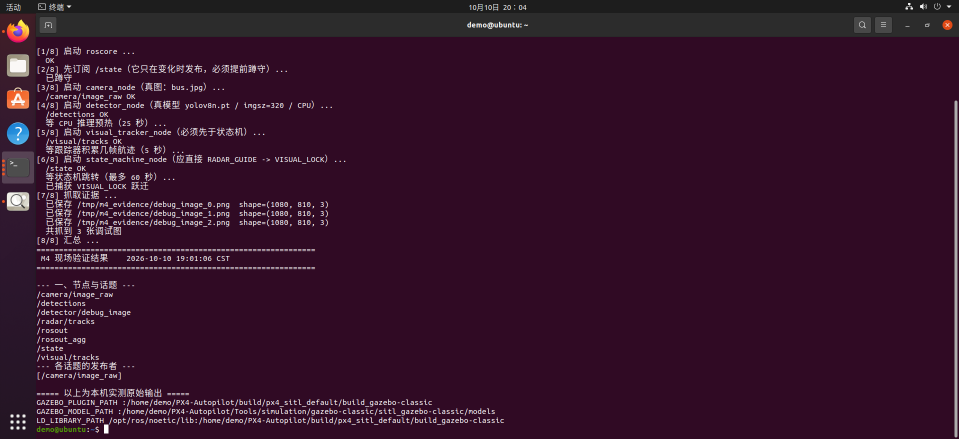
#> input picture test/M4_现场验证/证据/截图1_虚拟机终端_实跑全流程.png, 1918 x 878 px (shown at 1/2 size); its folder holds only this picture in this run
$ jupyter execute --allow-errors detector.ipynb   (shell and % lines are left out)
#> lines starting #> are read from the running program, lines starting #| are printed output that depends on the picture
### code/detector.py
"""模块 4：视觉检测（``/detector``）。

对应 ``design/函数接口.md`` 模块 4，含一个函数（签名严格照搬文档，不增删参数）：

- :func:`detect` —— YOLOv8/v11 目标检测。

设计约束
--------
- **空即正常**：图中无目标时返回 ``[]``，不视为错误——对应全链路
  「空 = 没目标（业务正常）、静默 = 故障」约定（设计原则第 5 条）。
  节点壳据此发布**空** ``Detections``（不静默）。
- **阶段化参数校验**：运行阶段统一在 ``config.py`` 读取（环境变量 ``UAV_STAGE``，默认 ``dev``）：
  - ``dev``     —— 参数非法直接抛 ``ValueError``，问题尽早暴露；
  - ``onboard`` —— 参数非法仅打印告警并返回 ``[]``，上机不因脏数据崩溃。
- **单帧无状态**：``detect`` 只处理当前帧，跨帧状态不驻留本模块
  （见《python代码移植到ros平台方法整理.md》8.1）。

范围说明
--------
本模块只提供**纯逻辑**（不依赖 ROS/``rospy``），便于单元测试；节点壳
（订阅 / 发布 / ``sensor_msgs/Image`` ↔ ``np.ndarray`` 转换）在
``scripts/detector_node.py`` 中完成。

模型加载
--------
``detect`` 的签名（文档定义）不含模型路径等参数，故模型等资源由
:func:`setup` 注入**:class:`YoloDetector` 实例**；模块级 :func:`detect`
是文档签名的便捷入口，委托给最近一次 ``setup`` 的实例。
节点应在 ``__init__`` 中 ``setup(...)`` 一次。

图像约定
--------
输入为 **BGR** 顺序的 ``np.ndarray``（H×W×3 或 H×W），与 ROS
``sensor_msgs/Image`` 的 ``bgr8`` 编码一致；ultralytics 原生接受该布局，
无需额外色彩空间转换。输出 ``bbox`` 统一为 ``(x, y, w, h)``（左上角 + 宽高），
而 ultralytics 原始输出为 ``xyxy``，本模块内部完成转换。
"""
from __future__ import annotations

import logging
import warnings
from typing import Optional

import numpy as np

from config import STAGE, ONBOARD  # noqa: F401  (STAGE 供使用方展示运行阶段)
from datatypes import DetectedTarget  # 统一用组长的类型名（见 M4交付说明/03 第 2 条）

__all__ = [
    "YoloDetector",
    "setup",
    "detect",
    "is_ready",
    "reset",
]

_LOG = logging.getLogger(__name__)

# --- 运行阶段开关统一定义在 config.py ---

# --- 默认参数（代码书写原则第 6 条：默认值集中定义）---
DEFAULT_MODEL_PATH = "yolov8n.pt"
DEFAULT_CONF_THRES = 0.5   # 低于状态机 0.8 判据，保证 0.8~1.0 区间不被截断
DEFAULT_IOU_THRES = 0.45
DEFAULT_IMGSZ = 640
DEFAULT_DEVICE = "cpu"     # 仿真机无 CUDA，只能 CPU 推理
DEFAULT_MAX_DET = 20


def _reject(message: str) -> bool:
    """参数非法时的统一处理（同 ``cluster._reject``）。

    - 开发阶段（默认）：抛出 ``ValueError``；
    - 上机阶段（``UAV_STAGE=onboard``）：发出 ``RuntimeWarning`` 并返回 ``True``，
      由调用方返回 ``[]`` 兜底。

    返回 ``True`` 表示调用方应立即返回空结果；抛出异常时本函数不返回。
    """
    if ONBOARD:
        warnings.warn(
            "[detector] %s；上机阶段按空结果处理（返回 []）" % message,
            RuntimeWarning,
            stacklevel=2,
        )
        return True
    raise ValueError("[detector] " + message)


def _is_number(value: object) -> bool:
    """判断是否为实数（``bool`` 不算）。"""
    return isinstance(value, (int, float)) and not isinstance(value, bool)


# [7 lines left out: function _xyxy_to_xywh, not called in this run]


class YoloDetector:
    """YOLOv8/v11 检测器（持有模型资源）。

    模型在**首次推理时**才真正加载（惰性），使本模块在未安装 ``ultralytics``
    时依然可以被 ``import``（单元测试可只测转换逻辑）。

    参数
    ----
    model_path : str
        权重路径或 ultralytics 可识别的模型名（如 ``"yolov8n.pt"``）。
    conf_thres : float
        置信度阈值。
    iou_thres : float
        NMS 的 IoU 阈值。
    imgsz : int
        推理输入边长。
    device : str
        ``"cpu"`` 或 ``"cuda"``。
    classes : list[int] | None
        只保留的类别 ID；``None`` / 空表示全部类别。
    max_det : int
        单帧最大检出数。
    """

    def __init__(
        self,
        model_path: str = DEFAULT_MODEL_PATH,
        conf_thres: float = DEFAULT_CONF_THRES,
        iou_thres: float = DEFAULT_IOU_THRES,
        imgsz: int = DEFAULT_IMGSZ,
        device: str = DEFAULT_DEVICE,
        classes: Optional[list[int]] = None,
        max_det: int = DEFAULT_MAX_DET,
    ) -> None:
        if not isinstance(model_path, str) or not model_path:
            if _reject("YoloDetector: model_path 必须为非空 str，实际为 %r" % (model_path,)):
                model_path = DEFAULT_MODEL_PATH
        if not _is_number(conf_thres):
            if _reject("YoloDetector: conf_thres 必须为数值，实际为 %r" % (conf_thres,)):
                conf_thres = DEFAULT_CONF_THRES
        if not _is_number(iou_thres):
            if _reject("YoloDetector: iou_thres 必须为数值，实际为 %r" % (iou_thres,)):
                iou_thres = DEFAULT_IOU_THRES
        if not isinstance(imgsz, int) or isinstance(imgsz, bool) or imgsz <= 0:
            if _reject("YoloDetector: imgsz 必须为正整数，实际为 %r" % (imgsz,)):
                imgsz = DEFAULT_IMGSZ

        self.model_path = model_path
        self.conf_thres = float(conf_thres)
        self.iou_thres = float(iou_thres)
        self.imgsz = int(imgsz)
        self.device = device
        self.classes = list(classes) if classes else None
        self.max_det = int(max_det)
        self._model = None  # 惰性加载

    # ------------------------------------------------------------------ #
    # 模型加载
    # ------------------------------------------------------------------ #
    # [13 lines left out: function _ensure_model, not called in this run]

    # ------------------------------------------------------------------ #
    # 主逻辑
    # ------------------------------------------------------------------ #
    def detect(self, image: np.ndarray) -> list[DetectedTarget]:
        """对单帧图像做目标检测。

        参数
        ----
        image : np.ndarray
            BGR 图像，形状 ``(H, W, 3)``（``(H, W)`` 灰度亦可）。

        返回
        ----
        list[DetectedTarget]
            检测结果；无目标时返回 ``[]``（空即正常，非错误）。
        """
        if not isinstance(image, np.ndarray):
            if _reject("detect: image 必须为 np.ndarray，实际为 %r" % (type(image),)):
                return []
        if image.size == 0:
            if _reject("detect: image 为空数组"):
                return []
        if image.ndim not in (2, 3):
            if _reject("detect: image 维数应为 2 或 3，实际为 %d" % image.ndim):
                return []

        model = self._ensure_model()
        results = model.predict(
            source=image,
            conf=self.conf_thres,
            iou=self.iou_thres,
            imgsz=self.imgsz,
            device=self.device,
            classes=self.classes,
            max_det=self.max_det,
            verbose=False,
        )
        return self.to_detections(results)

    # [25 lines left out: function to_detections, not called in this run]


# --------------------------------------------------------------------------- #
# 模块级便捷入口（文档定义签名）
# --------------------------------------------------------------------------- #
_detector: Optional[YoloDetector] = None


# [13 lines left out: function setup, not called in this run]


def is_ready() -> bool:
    """模块级 :func:`detect` 是否可用（即是否已 ``setup``）。"""
    return _detector is not None


# [4 lines left out: function reset, not called in this run]


def detect(image: np.ndarray) -> list[DetectedTarget]:
    """YOLO 目标检测（``design/函数接口.md`` 4.1，文档定义，签名照搬）。

    模块级便捷入口，委托给最近一次 :func:`setup` 创建的 :class:`YoloDetector`。
    节点可改为自行持有实例并调用 ``instance.detect(image)``，二者等价。

    参数
    ----
    image : np.ndarray
        输入图像（BGR）。

    返回
    ----
    list[DetectedTarget]
        检测结果列表；无目标时返回 ``[]``。

    异常
    ----
    RuntimeError
        未调用 :func:`setup`，或未安装 ``ultralytics``。
    """
    if _detector is None:
        raise RuntimeError(
            "[detector] 检测器未配置；请先调用 detector.setup(...)（节点在 __init__ 中完成）"
        )
    return _detector.detect(image)

### code/detector.ipynb
# 模块 4 视觉检测（`/detector`）—— 纯逻辑用法与效果展示

对应 `design/函数接口.md` 模块 4（`detect`）、`design/数据类型.md` 2.4（`DetectedTarget`/`Detection`）。

**职责**：订阅 `/camera/image_raw`，用 YOLOv8/v11 检测目标，输出 `/detections`。

本 notebook 只演示 **纯逻辑层**（`code/detector.py`），不涉及 ROS 节点壳；
节点壳的演示见 `detector_node.ipynb`。

> ### 与 `design/函数接口.md` 的一致性
> 文档定义的签名 `detect(image: np.ndarray) -> list[DetectedTarget]` **原样保留**；
> 模型路径等参数不在签名里，改由 `setup()` 注入（节点的 `__init__` 调用一次）。

> **依赖提示**：模块 4 需要 `ultralytics` + `torch`（CPU 版）。
> 项目基线是系统 numpy 1.17.4，而 ultralytics 要求 numpy>=1.18.5，
> 故视觉依赖装在独立目录 `~/m4_deps`，**不改动系统 numpy**（详见 `requirements.txt`）：
>
> ```bash
> pip3 install --target=~/m4_deps "numpy==1.21.6" torch==2.4.1 torchvision==0.19.1 ultralytics
> ```
>
> 本 notebook 中若未安装依赖，相关单元格会给出明确提示而不会中断整个演示。

## 0. 环境准备

[cell 1]
# 环境准备：把 code/ 加入 import 路径（notebook 位于 ai4/code/，直接同目录）
import os, sys
CODE_DIR = os.getcwd()
if CODE_DIR not in sys.path:
    sys.path.insert(0, CODE_DIR)
print("CODE_DIR =", CODE_DIR)

# 运行阶段开关（代码书写原则第 1 条）：dev 抛错 / onboard 兜底
# os.environ["UAV_STAGE"] = "onboard"
from config import STAGE, ONBOARD
print("STAGE =", STAGE, " ONBOARD =", ONBOARD)

[cell 2]
# ---- ① 依赖注入：numpy 必须取自隔离目录 m4_deps（ultralytics 要求 >=1.18.5，系统只有 1.17.4）----
import os as _os, sys as _sys, glob as _glob
_HERE = _os.path.abspath(_os.getcwd())
ROOT = _HERE if _os.path.isdir(_os.path.join(_HERE, "catkin_ws")) else _os.path.dirname(_HERE)

DEPS = _os.path.join(ROOT, "catkin_ws", "src", "uav_tracking", "lib", "m4_deps")
if _os.path.isdir(DEPS):
    _sys.path.insert(0, DEPS)

import numpy as _np
print("ROOT     =", ROOT)
print("m4_deps  =", DEPS, "(存在)" if _os.path.isdir(DEPS) else "(不存在，视觉推理将跳过)")
print("numpy    =", _np.__version__, "(1.21.x = 隔离生效 / 1.17.4 = 隔离失效)")

# 取到 numpy 后，把 m4_deps 挪到 sys.path 末尾：torch/ultralytics 仍能导入，
# 但不会再遮住系统的 matplotlib —— m4_deps 里的 matplotlib 是 pip --target 装残的
# （import matplotlib.pyplot 会报 cannot import name 'rcParams'），实测不可用。
if DEPS in _sys.path:
    _sys.path.remove(DEPS)
    _sys.path.append(DEPS)

# ---- ② 绘图环境（代码书写原则 §4/§5：统一 %matplotlib inline + 中文字体）----
import matplotlib
import matplotlib.pyplot as plt
plt.rcParams["font.sans-serif"] = ["Noto Sans CJK JP", "WenQuanYi Zen Hei", "DejaVu Sans"]
plt.rcParams["axes.unicode_minus"] = False
print("matplotlib =", matplotlib.__version__, "(系统)")


def _find_real_image():
    for pat in ("test/M4_*/*/assets/*.jpg", "test/M4_*/*/assets/*.png",
                "test/M4_*/证据/*.png", "data/**/*.jpg", "assets/*.jpg"):
        hits = sorted(h for h in _glob.glob(_os.path.join(ROOT, pat), recursive=True)
                      if "ipynb_checkpoints" not in h)
        if hits:
            return hits[0]
    return ""


REAL_IMAGE = _find_real_image()
# 权重默认是相对路径 "yolov8n.pt"，notebook 工作目录是 code/，必须显式指向仓库根
MODEL_PATH = (_os.path.join(ROOT, "yolov8n.pt")
              if _os.path.isfile(_os.path.join(ROOT, "yolov8n.pt")) else "yolov8n.pt")
print("真实素材  =", REAL_IMAGE or "(未找到，退化为合成图)")
print("模型权重  =", MODEL_PATH)

## 1. 构造检测器

`YoloDetector` 持有模型资源，**模型惰性加载**（首次推理时才 import ultralytics 并载权重），
因此未安装依赖时本单元仍可执行。

[cell 3]
from detector import YoloDetector, DEFAULT_MODEL_PATH

det = YoloDetector(model_path=MODEL_PATH, conf_thres=0.5, device="cpu")
print("model_path :", det.model_path)
print("conf_thres :", det.conf_thres)
print("iou_thres  :", det.iou_thres)
print("imgsz      :", det.imgsz)
print("device     :", det.device)
print("classes    :", det.classes, "（None/空 = 全部类别）")
print("max_det    :", det.max_det)

## 2. 单帧检测 `detect(image)`

输入约定：**BGR** 的 `np.ndarray`（与 ROS `sensor_msgs/Image` 的 `bgr8` 一致），
ultralytics 原生接受该布局，无需色彩空间转换。

输出约定：`bbox = (x, y, w, h)`（**左上角 + 宽高**），ultralytics 的 `xyxy` 已在内部转换。

[cell 4]
import numpy as np

# 若手头有真实图片，把路径填进来；否则用合成图（用于验证接口与空输入行为）
IMAGE_PATH = REAL_IMAGE      # 例："/home/demo/data/target.jpg"

if IMAGE_PATH:
    import cv2
    image = cv2.imread(IMAGE_PATH)
#> image is the input picture: shape (878, 1918, 3); mean B, G, R 42.3, 19.5, 52.9
    print("读入图片:", IMAGE_PATH, image.shape)
#| 读入图片: test/M4_现场验证/证据/截图1_虚拟机终端_实跑全流程.png (878, 1918, 3)
else:
    image = np.full((480, 640, 3), 127, dtype=np.uint8)
    print("使用合成图（纯灰）:", image.shape)

#> (a cell that did not finish here is left out)

## 3. 结果可视化（方案书要求的交付物）

方案书原文：**"利用 AI 快速生成调用模型、处理图像矩阵、在画面上绘制 Bounding Box 并输出坐标数据"**。
绘制逻辑位于节点壳的 `draw_detections()`（保证纯逻辑层不引入 cv2），此处预览效果。

[cell 6]
import numpy as np
import matplotlib.pyplot as plt
from matplotlib import patches

# ---- 全项目统一配色（代码书写原则第 5 条）----
COLOR_BOX = "#00b050"      # bbox 框线
COLOR_CENTER = "#d62728"   # 画面中心参考线

try:
    from datatypes import DetectedTarget
    # 无模型（未安装依赖）时，退化为一条示例 bbox，使可视化仍然可见
    boxes = globals().get("detections") or [
        DetectedTarget(class_id=0, confidence=0.91, bbox=(280.0, 200.0, 120.0, 90.0))
    ]

    fig, ax = plt.subplots(figsize=(7, 5.25))
    ax.imshow(image[:, :, ::-1])                       # BGR -> RGB 供 matplotlib 显示
    for b in boxes:
        x, y, w, h = b.bbox
        ax.add_patch(patches.Rectangle((x, y), w, h, fill=False,
                                       edgecolor=COLOR_BOX, linewidth=2))
        ax.text(x, max(y - 6, 12), "cls%d %.2f" % (b.class_id, b.confidence),
                color=COLOR_BOX, fontsize=9)
    ax.axvline(image.shape[1] / 2, color=COLOR_CENTER, linestyle="--", linewidth=1)
    ax.axhline(image.shape[0] / 2, color=COLOR_CENTER, linestyle="--", linewidth=1)
    ax.set_title("检测结果：%d 个目标（绿框 = bbox，红虚线 = 画面中心）" % len(boxes))
    ax.set_xlabel("x [px]"); ax.set_ylabel("y [px]")
    plt.tight_layout(); plt.show()
#> after `plt.tight_layout()`:
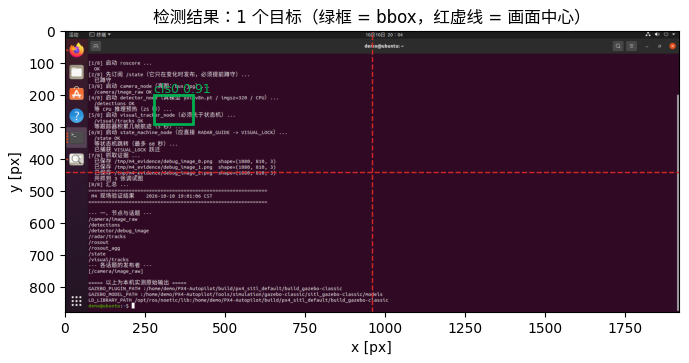
#> figure drawn by matplotlib, 1 panel
except ImportError as exc:
    print("[跳过] 缺少 datatypes:", exc)

## 4. 空输入与边界（「空即正常」）

设计原则第 5 条：**空 = 没目标（业务正常）、静默 = 故障**。
`detect` 在无目标时返回 `[]`（不返回 `None`），节点壳据此发送**空** `Detections`。

[cell 7]
# 空数组 / 非法维数：onboard 阶段应告警并返回 []
import detector as det_mod

try:
    out = det_mod.detect(np.zeros((0, 0, 3), dtype=np.uint8))
    print("空数组 ->", out)
except RuntimeError as exc:
    print("[说明] 未调用 setup，模块级入口需先配置：", exc)

# 用实例直接验证边界
try:
    print("空数组        ->", det.detect(np.zeros((0, 0, 3), dtype=np.uint8)))
except ValueError as exc:
    print("空数组（dev 阶段抛错，符合预期）:", exc)

## 5. 阶段化参数校验（dev / onboard）

代码书写原则第 1 条：**开发阶段非法输入直接抛错**（问题尽早暴露），
**上机阶段告警并给默认值**（不因脏数据崩溃）。
由 `config.UAV_STAGE` 环境变量控制（默认 `dev`）。

[cell 8]
import importlib
import warnings

# --- dev：非法参数抛 ValueError ---
det_mod.ONBOARD = False
try:
    YoloDetector(model_path="")
    print("dev: 未抛错（异常）")
except ValueError as exc:
    print("dev   ->", exc)

# --- onboard：告警并回退默认值 ---
det_mod.ONBOARD = True
with warnings.catch_warnings(record=True) as w:
    warnings.simplefilter("always")
    d2 = YoloDetector(model_path=None)
